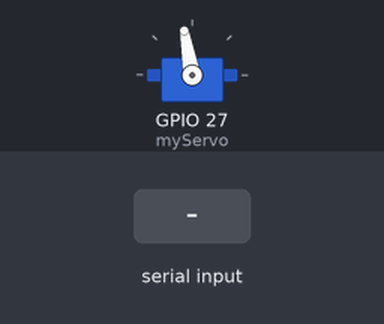
A program run on a simulated ESP32. On the bench: servo. The inputs (shaded band) are chosen by the test bench.

Above: at 1.2 s.
1.3 s: "backward\n" received over Serial
At 2.5 s:
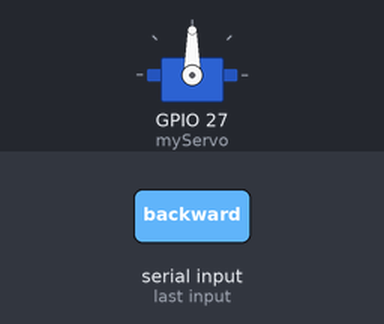
2.8 s: "forward\n" received over Serial
At 3.7 s:
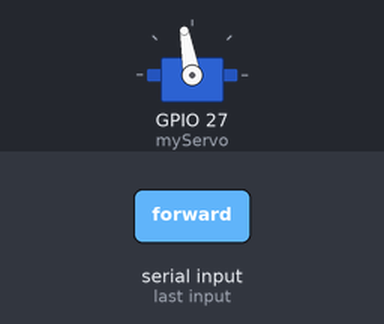
Timing chart, 0 to 5.8 s (numbered marks = the images above; inputs shaded):
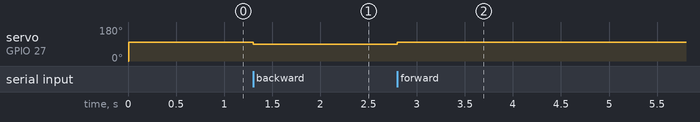

Measured:
- after the input at 1.3 s, servo on GPIO 27 (myServo): 100° → 90° at once
- after the input at 2.8 s, servo on GPIO 27 (myServo): 90° → 100° at once

The program:

main.cpp
```cpp
#include <Arduino.h>
#include <ESP32Servo.h>

// put function declarations here:
Servo myServo;


void setup() {
  // put your setup code here, to run once:
  Serial.begin(115200);
  myServo.attach(27, 500, 2400);
  myServo.write(0);
  delay(10);
  myServo.write(100);
}

void loop() {
  if(Serial.available()) {
    String cmd = Serial.readStringUntil('\n');
    cmd.trim();

    if(cmd == "forward") {
      myServo.write(myServo.read() + 10);
    }
    else if(cmd == "backward") {
      myServo.write(myServo.read() - 10);
    }
  }
}

// put function definitions here:
int myFunction(int x, int y) {
  return x + y;
}
```
